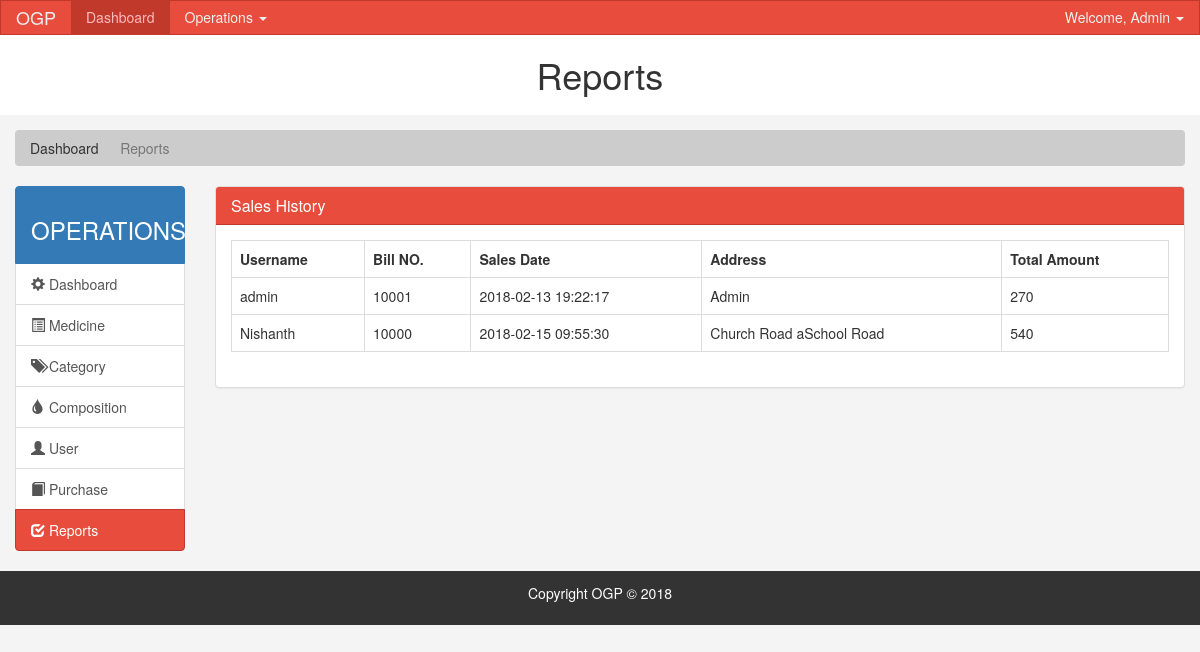
/admin/report.php (signed in), run on an earlier commit of the app's database.
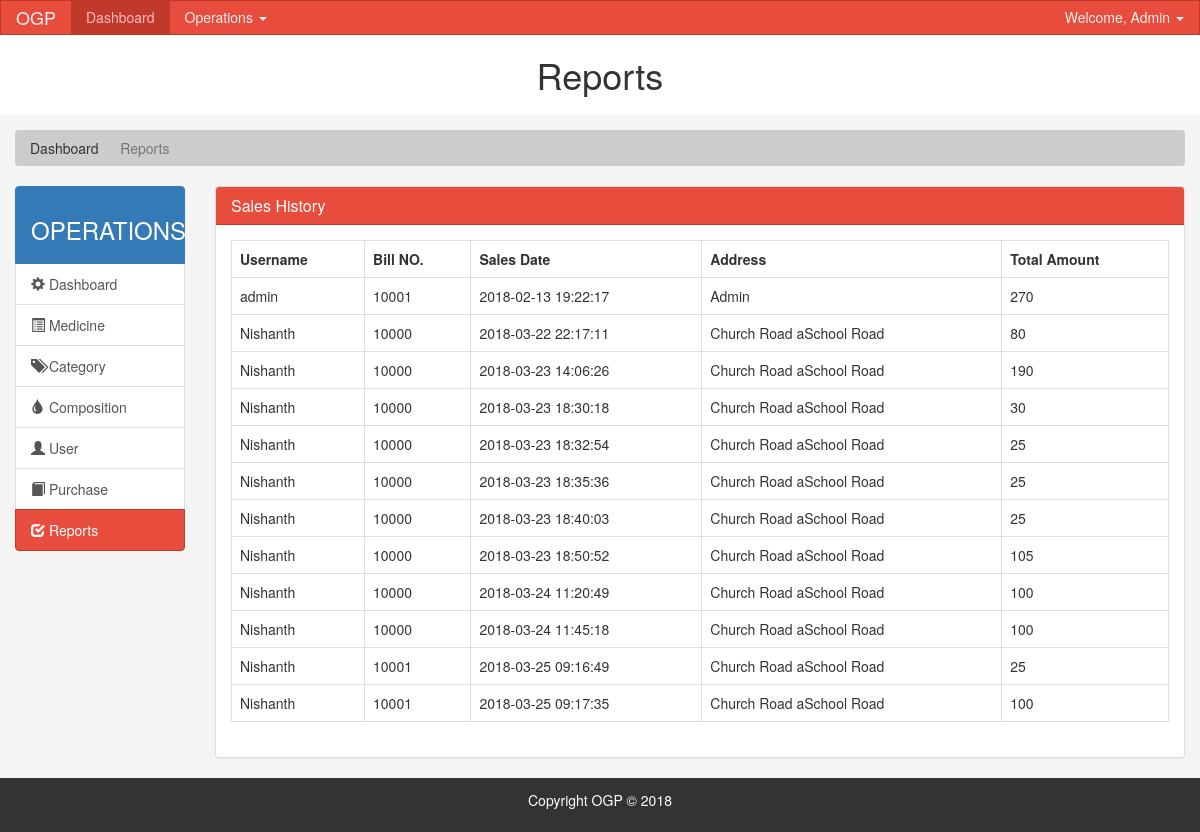
And on a later commit of the database.
### tables this page shows
CREATE TABLE `sales` (
  `sales_id` int(11) NOT NULL,
  `user_id` int(11) NOT NULL,
  `total_amount` int(200) DEFAULT NULL,
  `sales_date` datetime NOT NULL DEFAULT CURRENT_TIMESTAMP,
  `bill_num` int(11) DEFAULT NULL,
  `med_prisc` varchar(255) NOT NULL
);

CREATE TABLE `user` (
  `user_id` int(11) NOT NULL,
  `name` varchar(255) NOT NULL,
  `gender` varchar(255) NOT NULL,
  `address` varchar(255) NOT NULL,
  `phone` varchar(20) DEFAULT NULL,
  `username` varchar(255) NOT NULL,
  `email` varchar(255) NOT NULL,
  `password` varchar(255) NOT NULL,
  `type` varchar(255) NOT NULL,
  `pic` varchar(35) DEFAULT NULL
);

### admin/report.php (the view, shortened to what this page needs)
<?php
include "../database/DB.php";
$query ="select user.username as uname, user.user_id as uid, user.address as uadd, sales.bill_num as sbill, sales.sales_date as sdate, sales.total_amount as ta from sales, user where user.user_id = sales.user_id";
$result = $link->query($query);
?>
<!DOCTYPE html>
<html lang="en">
  <head>
    <link rel="stylesheet" href="css/bootstrap.min.css">
    <link href="style.css" rel="stylesheet">
  </head>
  <body>
    <?php include 'nav.php'; ?>
    <header id="header">
      <div class="container-fluid">
        <div class="row">
            <h1 class="text-center display-4">Reports</h1>
        </div>
      </div>
    </header>
    <section id="breadcrumb">
      <div class="container-fluid">
        <ol class="breadcrumb">
          <li >Dashboard</li>
          <li class="active">Reports</li>
        </ol>
      </div>
    </section>
    <section id="main">
      <div class="container-fluid">
        <div class="row">
          <div class="col-md-2">
            <div class="list-group">
              <li class="list-group-item active">
                 <h3 class="text-center">OPERATIONS</h3>
              </li>
              <a href="index.php" class="list-group-item">
                <span class="glyphicon glyphicon-cog" aria-hidden="true"></span> Dashboard
              </a>
              <a href="med_home.php" class="list-group-item"><span class="glyphicon glyphicon-list-alt" aria-hidden="true"></span> Medicine </a>
              <a href="cat_home.php" class="list-group-item"><span class="glyphicon glyphicon-tags" aria-hidden="true"></span> Category </a>
              <a href="comp_home.php" class="list-group-item"><span class="glyphicon glyphicon-tint" aria-hidden="true"></span> Composition </a>
              <a href="user_home.php" class="list-group-item"><span class="glyphicon glyphicon-user" aria-hidden="true"></span> User </a>
              <a href="purchase.php" class="list-group-item "><span class="glyphicon glyphicon-book" aria-hidden="true"></span> Purchase </a>
              <a href="report.php" class="list-group-item active main-color-bg"><span class="glyphicon glyphicon-check" aria-hidden="true"></span> Reports </a>
            </div>
          </div>
          <div class="col-md-10">
            <div class="panel panel-default">
              <div class="panel-heading main-color-bg">
                <h3 class="panel-title">Sales History</h3>
              </div>
              <div class="panel-body">
               <table class="table table-bordered table-fluid">
            <tr>
            <th>Username</th>
            <th>Bill NO.</th>
            <th>Sales Date</th>
            <th>Address</th>
            <th>Total Amount</th>
          </tr>
          <?php while($row = mysqli_fetch_assoc($result))
          { ?>
          <tr>
            <td><?php echo $row['uname']; ?></td>
            <td><?php echo $row['sbill']; ?></td>
            <td><?php echo $row['sdate']; ?></td>
            <td><?php echo $row['uadd']; ?></td>
            <td><?php echo $row['ta']; ?></td>
          </tr>
        <?php   }
         ?>
          </table>
              </div>
              </div>
                </div>
              </div>
          </div>
    </section>
    <footer id="footer">
      <p>Copyright OGP &copy; 2018</p>
    </footer>
  </body>
</html>

What changed in the data, as far as the page shows it:
removed sales: user.username "Nishanth", bill_num "10000", sales_date "2018-02-15 09:55:30", user.address "Church Road aSchool Road", total_amount "540"
added sales: user.username "Nishanth", bill_num "10000", sales_date "2018-03-22 22:17:11", user.address "Church Road aSchool Road", total_amount "80"
added sales: user.username "Nishanth", bill_num "10000", sales_date "2018-03-23 14:06:26", user.address "Church Road aSchool Road", total_amount "190"
added sales: user.username "Nishanth", bill_num "10000", sales_date "2018-03-23 18:30:18", user.address "Church Road aSchool Road", total_amount "30"
added sales: user.username "Nishanth", bill_num "10000", sales_date "2018-03-23 18:32:54", user.address "Church Road aSchool Road", total_amount "25"
added sales: user.username "Nishanth", bill_num "10000", sales_date "2018-03-23 18:35:36", user.address "Church Road aSchool Road", total_amount "25"
added sales: user.username "Nishanth", bill_num "10000", sales_date "2018-03-23 18:40:03", user.address "Church Road aSchool Road", total_amount "25"
added sales: user.username "Nishanth", bill_num "10000", sales_date "2018-03-23 18:50:52", user.address "Church Road aSchool Road", total_amount "105"
added sales: user.username "Nishanth", bill_num "10000", sales_date "2018-03-24 11:20:49", user.address "Church Road aSchool Road", total_amount "100"
added sales: user.username "Nishanth", bill_num "10000", sales_date "2018-03-24 11:45:18", user.address "Church Road aSchool Road", total_amount "100"
added sales: user.username "Nishanth", bill_num "10001", sales_date "2018-03-25 09:16:49", user.address "Church Road aSchool Road", total_amount "25"
added sales: user.username "Nishanth", bill_num "10001", sales_date "2018-03-25 09:17:35", user.address "Church Road aSchool Road", total_amount "100"
